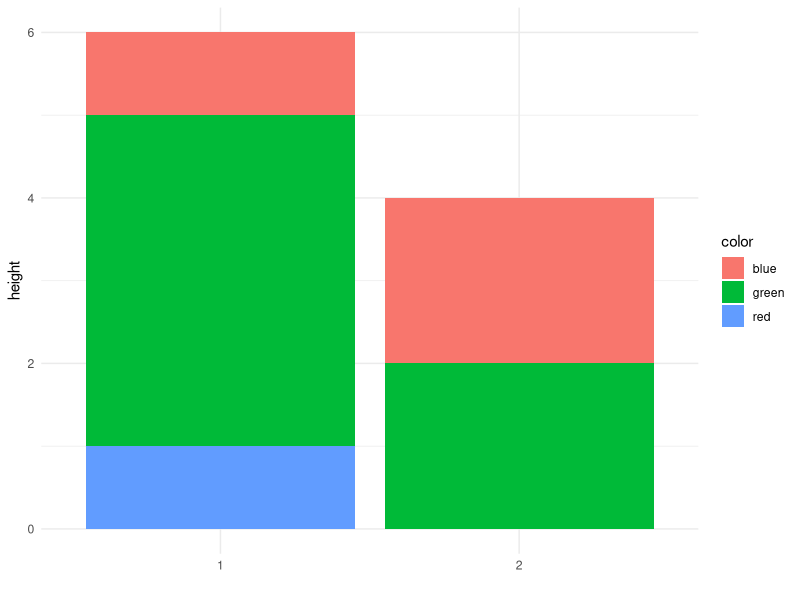
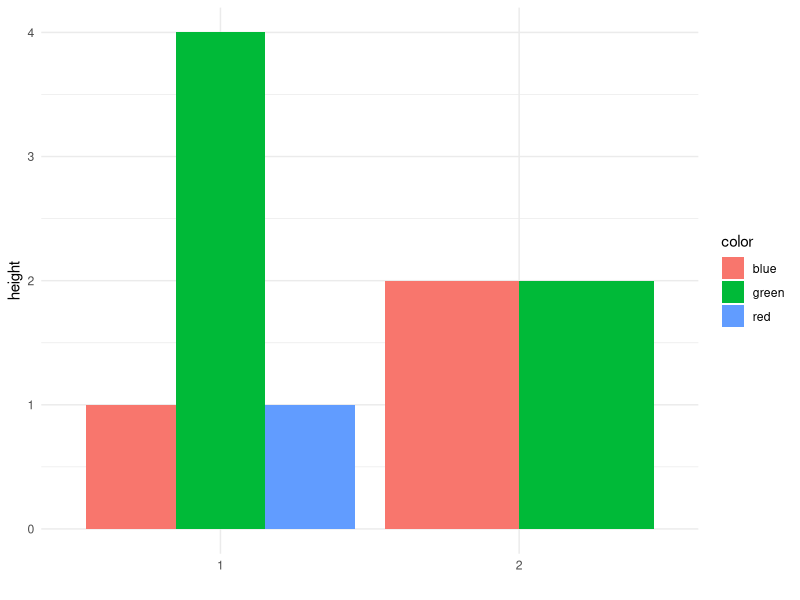
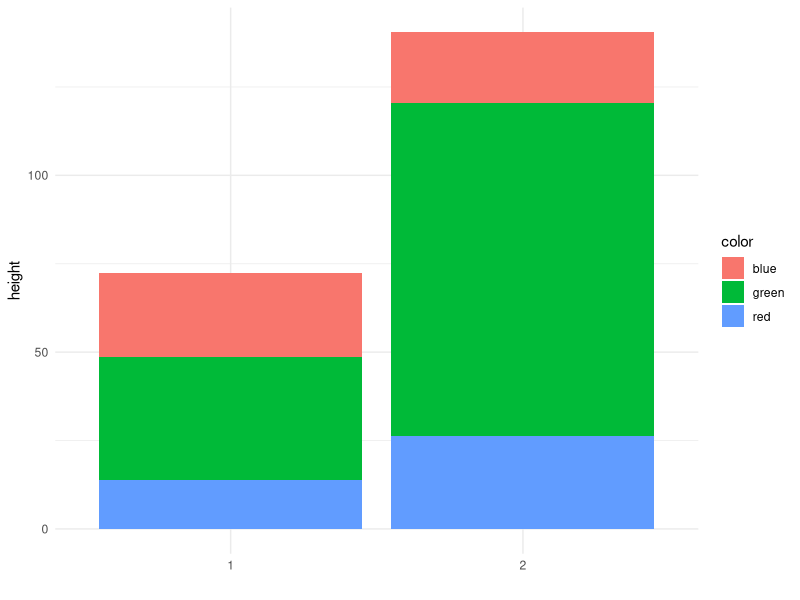
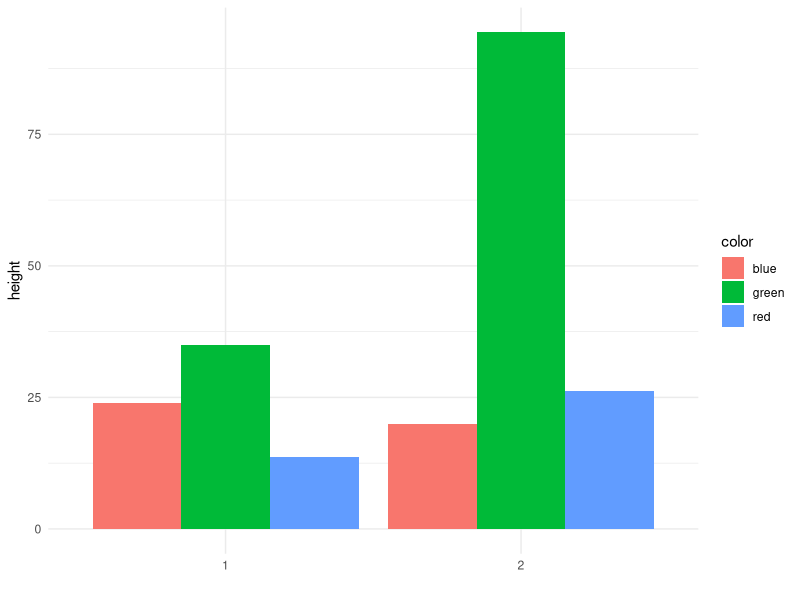
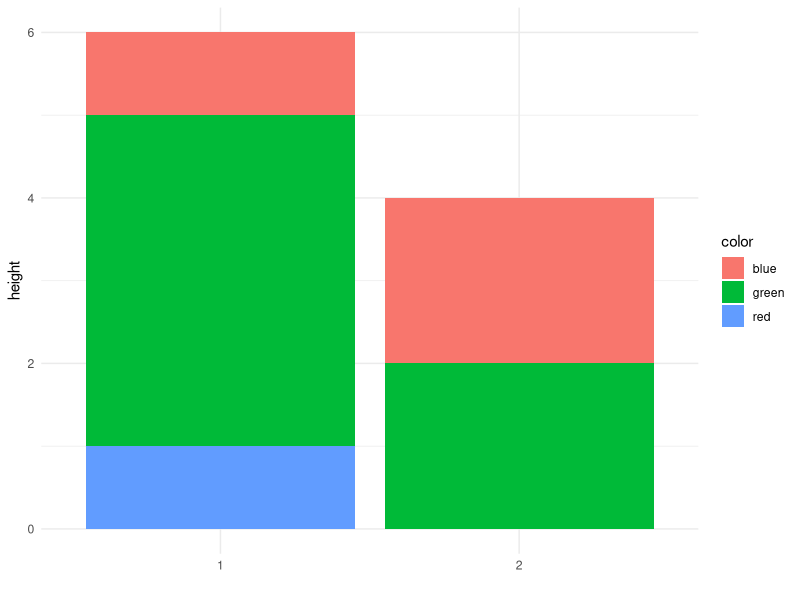
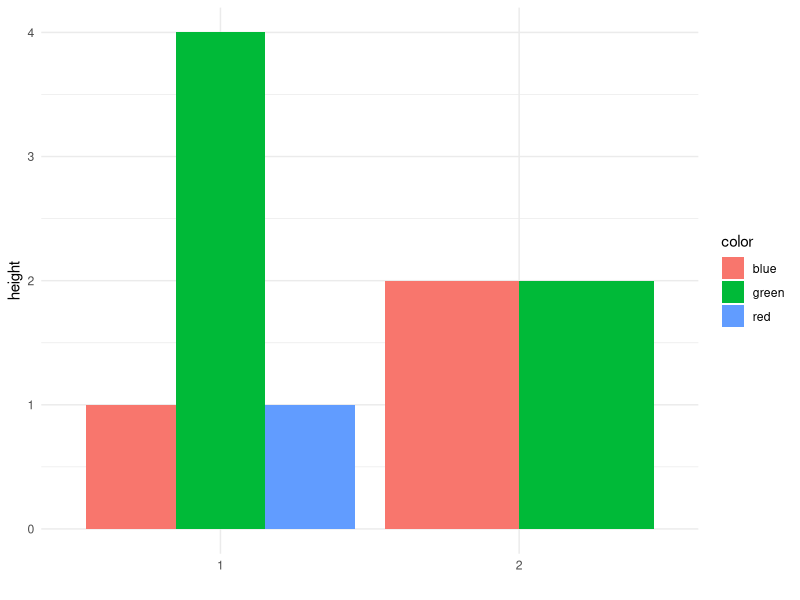
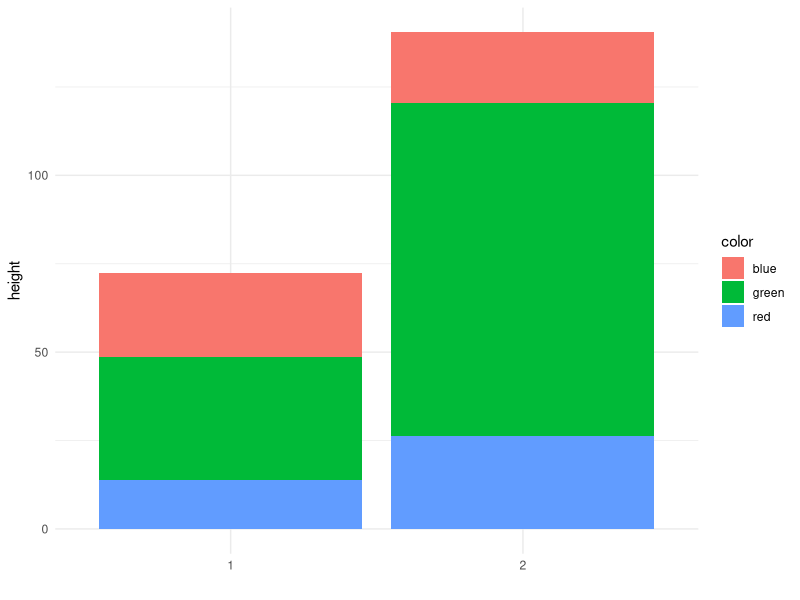
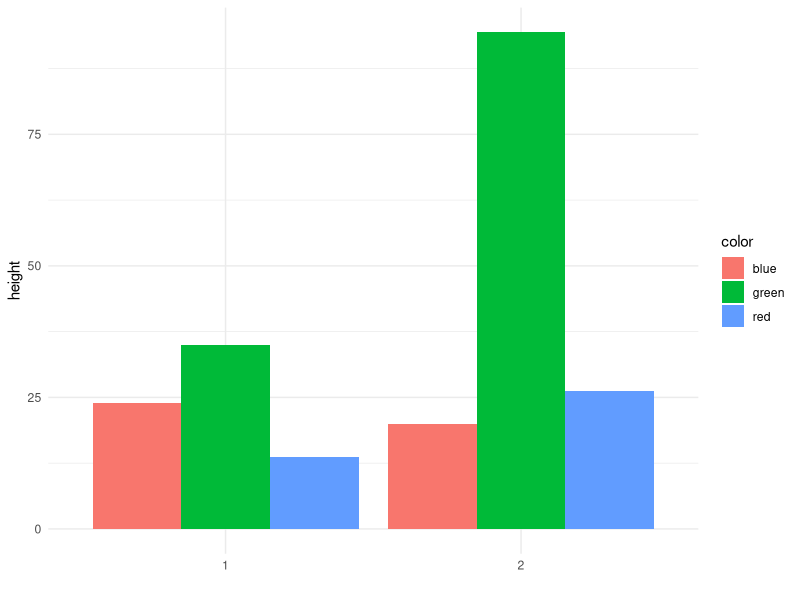

The R source for these figures, in order:
## ---- chunk 1
library(tidyverse)
theme_set(theme_minimal())
## ---- chunk 2
color_options <- c("red", "green", "blue")
groups <- c("1", "2")
num_rows <- 10
set.seed(69)

screening_dat <- tibble(height = sample(c(1), num_rows, replace = TRUE),
                        color = sample(color_options, num_rows, replace = TRUE),
                        group = sample(groups, num_rows, replace = TRUE))

(screen_stack <- screening_dat %>%
    ggplot(aes(x = group, fill = color)) + 
      geom_bar(position = "stack") +
      labs(y = "height",
           x = ""))

(screen_dodge <- screening_dat %>%
    ggplot(aes(x = group, fill = color)) + 
      geom_bar(position = "dodge") +
      labs(y = "height",
           x = ""))
## ---- chunk 3
num_rows <- 50
set.seed(69)
color_options <- c(rep(color_options, 5), rep("green", 8))
fake_dat <- tibble(height = rlnorm(num_rows, 1, 1),
                   color = sample(color_options, num_rows, replace = TRUE),
                   group = sample(groups, num_rows, replace = TRUE))

(test_stack <- fake_dat %>%
  ggplot(aes(y = height, x = group, fill = color)) +
    geom_col(position = "stack") + 
    scale_x_discrete() + 
    labs(x = ""))

(test_dodge <- fake_dat %>%
  group_by(group, color) %>%
  summarise(tot_height = sum(height)) %>%
  ungroup() %>%
  ggplot(aes(y = tot_height, x = group, fill = color)) +
    geom_col(position = "dodge") + 
    scale_x_discrete() +
    labs(x = "",
         y = "height"))
## ---- chunk 4
ggsave("screen_stack.png", device = "png", plot = screen_stack, dpi = 100, width = 6, height = 4)
ggsave("screen_dodge.png", device = "png", plot = screen_dodge, dpi = 100, width = 6, height = 4)
ggsave("test_stack.png", device = "png", plot = test_stack, dpi = 100, width = 6, height = 4)
ggsave("test_dodge.png", device = "png", plot = test_dodge, dpi = 100, width = 6, height = 4)
